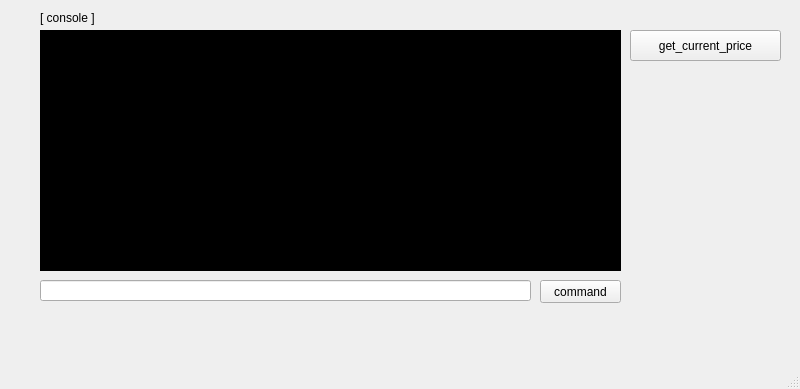
<?xml version="1.0" encoding="UTF-8"?>
<ui version="4.0">
 <class>MainWindow</class>
 <widget class="QMainWindow" name="MainWindow">
  <property name="geometry">
   <rect>
    <x>0</x>
    <y>0</y>
    <width>800</width>
    <height>389</height>
   </rect>
  </property>
  <property name="windowTitle">
   <string>MainWindow</string>
  </property>
  <widget class="QWidget" name="centralwidget">
   <widget class="QTextEdit" name="te_console">
    <property name="geometry">
     <rect>
      <x>40</x>
      <y>30</y>
      <width>581</width>
      <height>241</height>
     </rect>
    </property>
    <property name="styleSheet">
     <string notr="true">QTextEdit{
background-color: black;
color: white

}</string>
    </property>
    <property name="readOnly">
     <bool>true</bool>
    </property>
   </widget>
   <widget class="QPushButton" name="btn_getCurrentPrice">
    <property name="geometry">
     <rect>
      <x>630</x>
      <y>30</y>
      <width>151</width>
      <height>31</height>
     </rect>
    </property>
    <property name="text">
     <string>get_current_price</string>
    </property>
   </widget>
   <widget class="QLabel" name="label">
    <property name="geometry">
     <rect>
      <x>40</x>
      <y>10</y>
      <width>81</width>
      <height>16</height>
     </rect>
    </property>
    <property name="text">
     <string>[ console ]</string>
    </property>
   </widget>
   <widget class="QPushButton" name="btn_command">
    <property name="geometry">
     <rect>
      <x>540</x>
      <y>280</y>
      <width>81</width>
      <height>23</height>
     </rect>
    </property>
    <property name="text">
     <string>command</string>
    </property>
   </widget>
   <widget class="QLineEdit" name="le_command">
    <property name="geometry">
     <rect>
      <x>40</x>
      <y>280</y>
      <width>491</width>
      <height>21</height>
     </rect>
    </property>
   </widget>
  </widget>
  <widget class="QMenuBar" name="menubar">
   <property name="geometry">
    <rect>
     <x>0</x>
     <y>0</y>
     <width>800</width>
     <height>21</height>
    </rect>
   </property>
  </widget>
  <widget class="QStatusBar" name="statusbar"/>
 </widget>
 <resources/>
 <connections/>
</ui>
